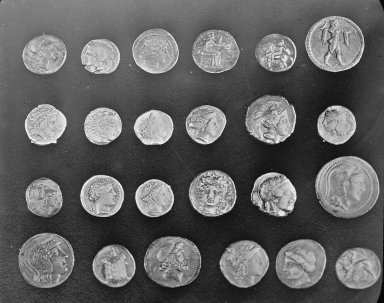
#> input picture skimage.data.coins(), 384 x 303 px; its folder holds only this picture in this run
$ jupyter execute --allow-errors polygonization.ipynb
#> lines starting #> are read from the running program, lines starting #| are printed output that depends on the picture; after the words box and inside, x2 and y2 are one past the last pixel; in counts of white or black regions, pixels touching at a corner belong together
# convert mask to polygon

[cell 1]
from PIL import Image, ImagePalette
import glob, os, random
import numpy as np
import pandas as pd

CLASSES = ('road', 'curb', 'obstacle', 'chock', 'parking_line', 'road_line', 'vehicle')
PALETTE = [(0, 0, 0), (0, 255, 255), (0, 255, 0), (255, 0, 0), (0, 0, 255), (0, 128, 255), (128, 128, 128)]

pl_base = 'data/parkinglot/'
parkinglot_list = glob.glob(pl_base+'labels/*.png')
#> (the rest of this cell did not finish here and is left out)

#> (a cell that did not finish here is left out)

[cell 3]
import json
import numpy as np
from pycocotools import mask
from skimage import measure

ground_truth_binary_mask = np.array([[  0,   0,   0,   0,   0,   0,   0,   0,   0,   0],
                                     [  0,   0,   0,   0,   0,   0,   0,   0,   0,   0],
                                     [  0,   0,   0,   0,   0,   1,   1,   1,   0,   0],
                                     [  0,   0,   0,   0,   0,   1,   1,   1,   0,   0],
                                     [  0,   0,   0,   0,   0,   1,   1,   1,   0,   0],
                                     [  0,   0,   0,   0,   0,   1,   1,   1,   0,   0],
                                     [  1,   0,   0,   0,   0,   0,   0,   0,   0,   0],
                                     [  0,   0,   0,   0,   0,   0,   0,   0,   0,   0],
                                     [  0,   0,   0,   0,   0,   0,   0,   0,   0,   0]], dtype=np.uint8)
#> (the rest of this cell did not finish here and is left out)

[cell 4]
import matplotlib.pyplot as plt
# Display the image and plot all contours found
fig, ax = plt.subplots(figsize=(20,20))
#> (the rest of this cell did not finish here and is left out)

[cell 5]
from skimage.data import coins
from skimage.morphology import label
from skimage.measure import regionprops
img = coins() > 110
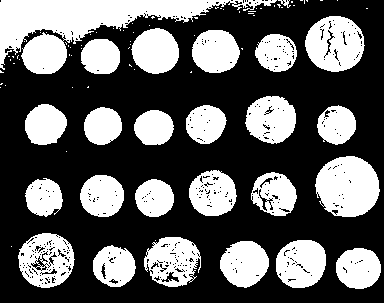
#> img: shape (303, 384) bool; 37.4% white; 87 white regions (62 under 20 px)
label_img = label(img)
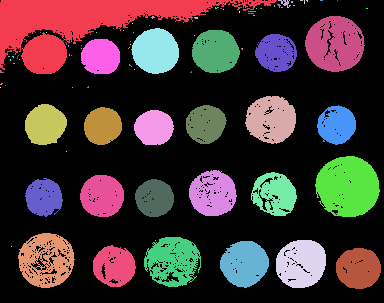
#> label_img: shape (303, 384) int32; 88 distinct labels, from 0 to 87; one colour per label, 0 black
props = regionprops(label_img)
#> props = 87 regions; largest, box (x1, y1, x2, y2) and area: (0, 0, 277, 74) 7741, (315, 156, 380, 217) 3035, (305, 16, 365, 72) 2436, (18, 233, 75, 288) 2009, (276, 240, 326, 288) 1891
props[0]['Centroid'] # centroid of first labelled object
#> Out = (22.73, 81.91)

[cell 6]
from skimage import measure


# Construct some test data
x, y = np.ogrid[-np.pi:np.pi:100j, -np.pi:np.pi:100j]
r = np.sin(np.exp((np.sin(x)**3 + np.cos(y)**2)))

# Coordinates of point of interest
pt = [(49,75)]

# Apply thresholding to the surface
threshold = 0.8
blobs = r > threshold

# Make a labelled image based on the thresholding regions
blobs_labels = measure.label(blobs, background = 0)

# Show the thresholded regions
plt.figure()
plt.imshow(blobs_labels, cmap='CMRmap')

# Apply regionprops to charactersie each of the regions
props = measure.regionprops(blobs_labels, intensity_image = r)

# Loop through each region in regionprops, identify if the point of interest is
# in that region. If so, plot the region and print it's area.
plt.figure()
plt.imshow(r, cmap='Greys')
plt.plot(pt[0][0], pt[0][1],'rx')
for prop in props:
    coords = prop.coords
    if np.sum(np.all(coords[:,[1,0]] == pt[0], axis=1)):
        plt.plot(coords[:,1],coords[:,0],'r.')
        print(prop.area)
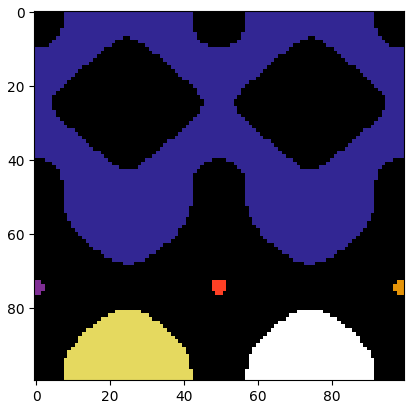
#> figure drawn by matplotlib, 1 panel
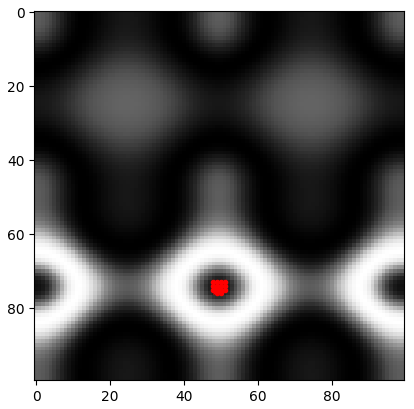
#> figure drawn by matplotlib, 1 panel
